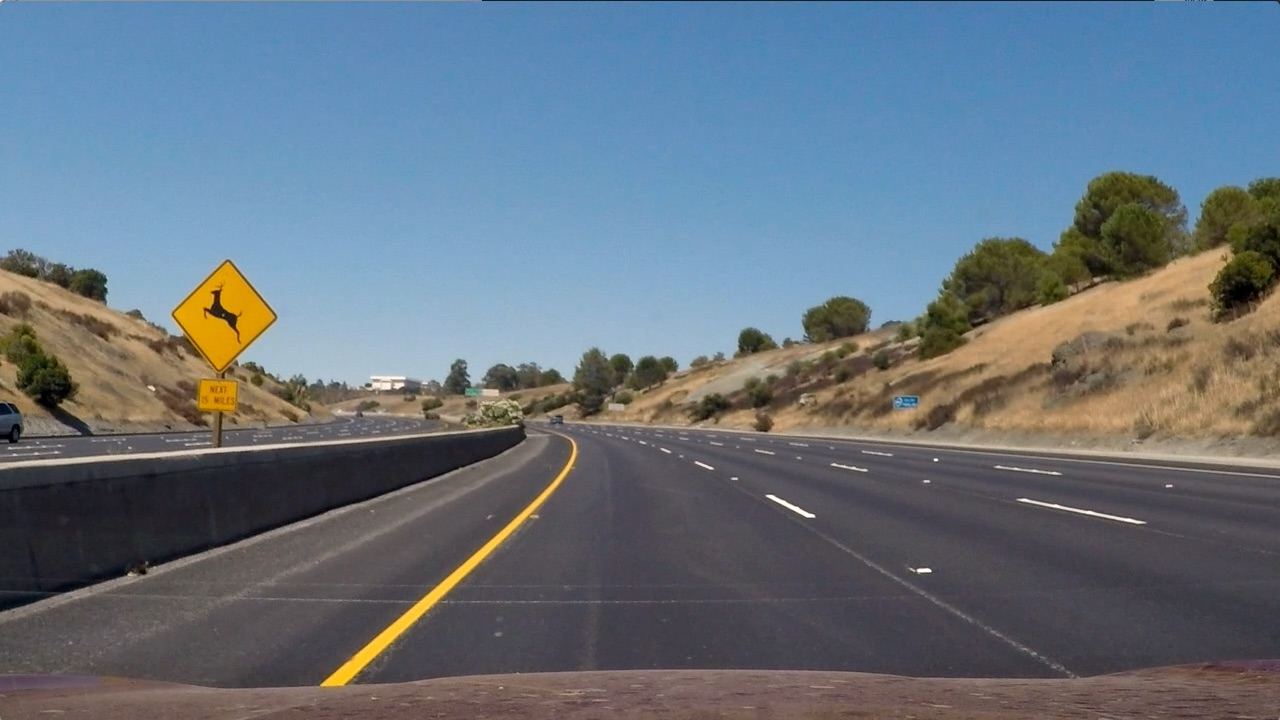
#> input picture test_images/test2.jpg, 1280 x 720 px
$ python lane_finding_pipeline.py   (older library calls are emulated)
#> lines starting #> are read from the running program, lines starting #| are printed output that depends on the picture; after the words box and inside, x2 and y2 are one past the last pixel; in counts of white or black regions, pixels touching at a corner belong together
import numpy as np
import cv2
import glob
import matplotlib.pyplot as plt
import matplotlib.image as mpimg

import collections

# For Displaying/Viewing/Editing video on Ipython console
from moviepy.editor import VideoFileClip
from IPython.display import HTML
import pickle


## Step1. Camera Calibation

import os
calibration_pickle = './camera_cal/calib_data.pkl'
image_dir = 'camera_cal/calibration*.jpg'
def calibrateCamera():
    nx,ny = 9,6
    if os.path.isfile(calibration_pickle):
        with open(calibration_pickle,'rb') as pkl:
#> (reads camera_cal/calib_data.pkl from the repository)
            retflags, mtx, dist, rvecs, tvecs = pickle.load(pkl)
            return retflags, mtx, dist, rvecs, tvecs

    # Prepare object points like (0,0,0), (1,0,0), (2,0,0), ... (8,5,0)
    objp = np.zeros((nx*ny,3),np.float32)
    objp[:,:2] = np.mgrid[0:nx,0:ny].T.reshape(-1,2)

    # Create Lists to store object points and image points from all the images
    objpoints = [] # 3d points of object in real world co-ordinates
    imgpoints = [] # 2d points of projected image in camera co-ordinates

    # Get the list of image files
    images = glob.glob(image_dir)

    for idx, fname in enumerate(images):
        img = cv2.imread(fname)
        gray = cv2.cvtColor(img,cv2.COLOR_BGR2GRAY)

        #Find chessboard corners
        retflags, corners = cv2.findChessboardCorners(gray, (nx, ny), None)

        # If corner found, then add to object and image points
        if retflags == True:
            objpoints.append(objp)
            imgpoints.append(corners)

            # Draw and display the corners
            cv2.drawChessboardCorners(img, (nx,ny), corners, retflags)
            plt.imshow(img)
            plt.show()

    retflags, mtx, dist, rvecs, tvecs = cv2.calibrateCamera(objpoints,imgpoints, (gray.shape[1], gray.shape[0]), None, None)
    with open(calibration_pickle,'wb') as pkl_dump:
        pickle.dump((retflags, mtx, dist, rvecs, tvecs), pkl_dump)

    return retflags, mtx, dist, rvecs, tvecs


def undistort(img, mtx, dist):
    frame_undistorted = cv2.undistort(img, mtx, dist, newCameraMatrix=mtx)
    return frame_undistorted

# Step 1.1 Test Undistortion

ret, mtx, dist, rvecs, tvecs = calibrateCamera()
img = mpimg.imread('test_images/test2.jpg')
#> img is the input picture: shape (720, 1280, 3); mean R, G, B 102.8, 114.6, 125.5
img_undistorted = undistort(img, mtx, dist)
"""
fig,(ax1,ax2) = plt.subplots(1,2,figsize=(24,12))
fig.tight_layout()
ax1.imshow(img)
ax1.set_title('Distorted image', fontsize=20)
ax2.imshow(img_undistorted)
ax2.set_title('Undistorted image',fontsize=20)
plt.show()
"""
# Step 2. Processing Images and finding edges


def equializeThreshGray(img):
    gray = cv2.cvtColor(img,cv2.COLOR_BGR2GRAY)
    eq_gray = cv2.equalizeHist(gray)
    _, thimg = cv2.threshold(eq_gray, thresh=250, maxval= 255, type=cv2.THRESH_BINARY)
    return thimg


def sobelImg(img, thresh_min = 25, thresh_max = 255, sobel_kernel = 11):
    grayImg = cv2.cvtColor(img, cv2.COLOR_BGR2GRAY)
    sobelx = np.absolute(cv2.Sobel(grayImg,cv2.CV_64F,1,0, ksize=sobel_kernel))
    sobely = np.absolute(cv2.Sobel(grayImg,cv2.CV_64F,0,1, ksize=sobel_kernel))
    scaled_sobelx = np.uint16(255*sobelx/np.max(sobelx))
    scaled_sobely = np.uint16(255*sobely/np.max(sobely))
    sobel_sum = scaled_sobelx+0.2*scaled_sobely
    scaled_sobel_sum = np.uint8(255*sobel_sum/np.max(sobel_sum))
    sum_binary = np.zeros_like(scaled_sobel_sum)
    sum_binary[(scaled_sobel_sum >= thresh_min) & (scaled_sobel_sum <= thresh_max)] = 1
    return sum_binary

def sobelMagnitude(img, thresh_min=75, thresh_max=255, sobel_kernel=11):
    grayImg = cv2.cvtColor(img, cv2.COLOR_BGR2GRAY)
    sobelx = np.absolute(cv2.Sobel(grayImg, cv2.CV_64F, 1, 0, ksize=sobel_kernel))
    sobely = np.absolute(cv2.Sobel(grayImg, cv2.CV_64F, 0, 1, ksize=sobel_kernel))
    gradmag = np.sqrt(sobelx**2 + sobely**2)
    scaled_gradmag = np.uint8(255*gradmag/np.max(gradmag))
    gradmag_binary = np.zeros_like(scaled_gradmag)
    gradmag_binary[(scaled_gradmag >= thresh_min) & (scaled_gradmag <= thresh_max)] = 1
    return gradmag_binary


def hsvThres(img, thresh_min , thresh_max ):
    hls = cv2.cvtColor(img, cv2.COLOR_BGR2HLS)
    mask_gt = np.all(hls>thresh_min, axis=2)
    mask_lt = np.all(hls<thresh_max, axis=2)
    hsv_mask = np.logical_and(mask_gt, mask_lt)
    return hsv_mask

# Visualize an example
"""
img = cv2.imread('test_images/test2.jpg')
img = equalizeHist(img)
img_proc = img[:,:,2]+0.5*getSatChannel(img)
img_proc = np.uint8(255*img_proc/np.max(img_proc))
plt.imshow(img_proc, cmap='gray')
plt.show()
"""
# Now make the main image processing pipeline


def binariseImage(img, displayImages=True):
    h, w, c = img.shape
    hls_min, hls_max = ([0,70,70], [50, 255, 255])

    binary_mask = np.zeros((h, w), dtype = np.uint8)
    # First detect yellow lines
    s_mask = hsvThres(img, hls_min,hls_max)

    binary_mask = np.logical_or(binary_mask,s_mask)


    # now detect white lines by thresholding equialised frame

    white_mask = equializeThreshGray(img)
    binary_mask = np.logical_or(binary_mask, white_mask)

    # get sobel max
    sob_min, sob_max = 75, 255
    # Now do a red channel thresholding
    sob_mask = sobelMagnitude(img, thresh_min=75, thresh_max=255, sobel_kernel=9)
    binary_mask = np.logical_or(binary_mask, sob_mask)


    # Now do a simple dilate then erode to fill holes, to keep lines continuous
    kernel = np.ones((5, 5), np.uint8)
    closing = cv2.morphologyEx(binary_mask.astype(np.uint8), cv2.MORPH_CLOSE, kernel)

    print("closing type = %s" %str(closing.dtype))
    if displayImages==True:
        fig, ax = plt.subplots(2, 3,figsize=(15,6))
        fig.tight_layout()
        ax[0, 0].imshow(cv2.cvtColor(img, cv2.COLOR_BGR2RGB))

        ax[0, 0].set_title('input_frame')

        ax[0, 0].set_axis_bgcolor('red')
        ax[0, 1].imshow(white_mask, cmap='gray')


        ax[0, 2].imshow(s_mask, cmap='gray')
        ax[0, 2].set_title('yellow mask')


        ax[1, 0].imshow(sob_mask, cmap='gray')
        ax[1, 0].set_title('sobel mask')


        ax[1, 1].imshow(binary_mask, cmap='gray')
        ax[1, 1].set_title('Final Binary mask')


        ax[1, 2].imshow(closing, cmap='gray')
        ax[1, 2].set_title('after filling')
        plt.show()
    return closing


"""
test_images = glob.glob('test_images/*.jpg')

img = cv2.imread("test_images/test2.jpg")
closed = binariseImage(img, True)
"""
# Perspective Transform

def drawQuadrilateral(img, pts, colour = [255,0,0], thickness=4 ):
    pt1, pt2, pt3, pt4 = pts
    cv2.line(img, tuple(pt1), tuple(pt2), colour, thickness)
    cv2.line(img, tuple(pt2), tuple(pt3), colour, thickness)
    cv2.line(img, tuple(pt3), tuple(pt4), colour, thickness)
    cv2.line(img, tuple(pt4), tuple(pt1), colour, thickness)


def perspectiveTransform(img, displayImages=True, showQuad=True):
    h,w = img.shape[:2]
    src_pts = np.float32([[0, h-30],[w,h-30],[540,450],[750,450]])
    dst_pts = np.float32([[0,h],[w,h],[0,0],[w,0]])
    M = cv2.getPerspectiveTransform(src_pts, dst_pts)
    Minv = cv2.getPerspectiveTransform(dst_pts,src_pts)
    warped_img = cv2.warpPerspective(img, M, (w,h), flags = cv2.INTER_LINEAR)


    if displayImages==True:
        fig, (ax1,ax2) = plt.subplots(1,2,figsize=(15,9))
        fig.tight_layout()
        ax1.imshow(img, cmap='gray')
        ax1.set_title(" original image")
        for pt in src_pts:
            ax1.plot(*pt,'.')
        ax2.imshow(warped_img, cmap='gray')
        ax2.set_title(" warped image- bird'seye view")
        for pt in dst_pts:
            ax2.plot(*pt,'.')
        plt.show()
    return warped_img, M, Minv


# show result on test images
# for test_img in glob.glob('test_images/*.jpg'):
test_img = "test_images/test4.jpg"
img = cv2.imread(test_img)
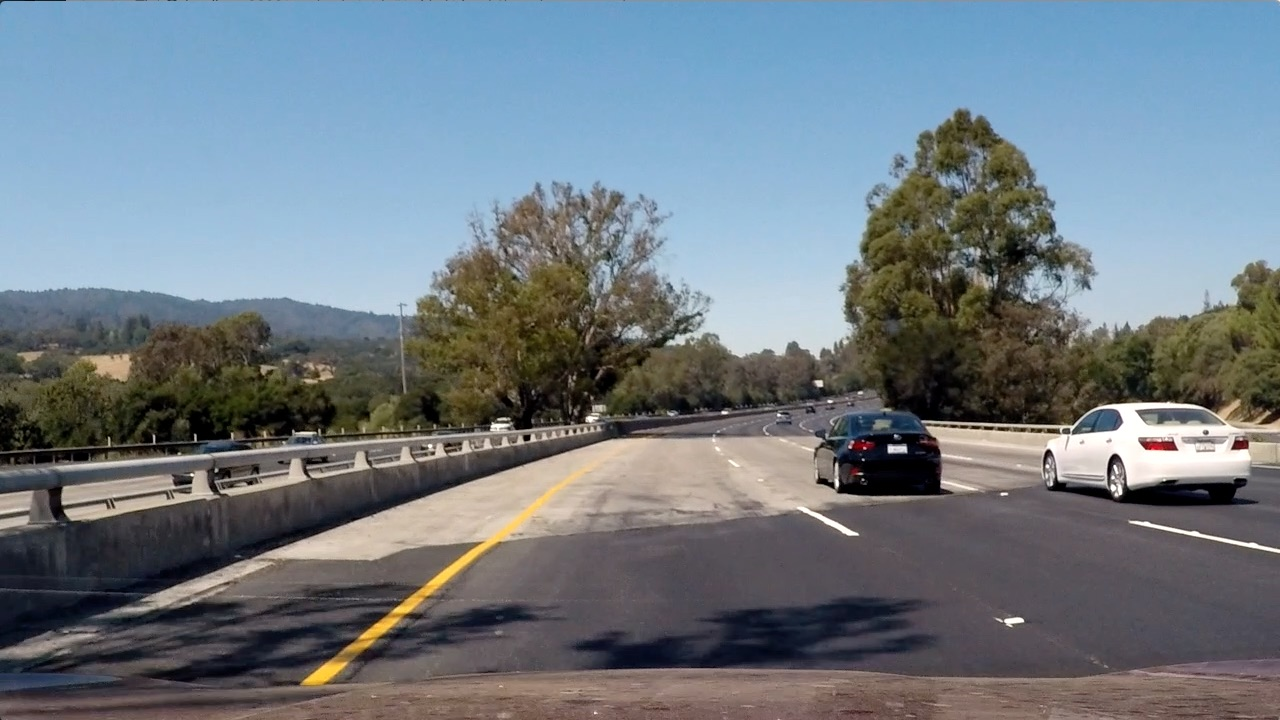
#> input picture test_images/test4.jpg, 1280 x 720 px
#> img is the input picture: shape (720, 1280, 3); mean B, G, R 130.9, 122.7, 112.2
img_undistorted = undistort(img, mtx, dist)
img_binary = binariseImage(img_undistorted,False)
#> in hsvThres, `hls = cv2.cvtColor(img, cv2.COLOR_BGR2HLS)`: hls: shape (720, 1280, 3); mean of channels 0, 1, 2 81.3, 121.7, 71
#> in hsvThres, `mask_gt = np.all(hls>thresh_min, axis=2)`:
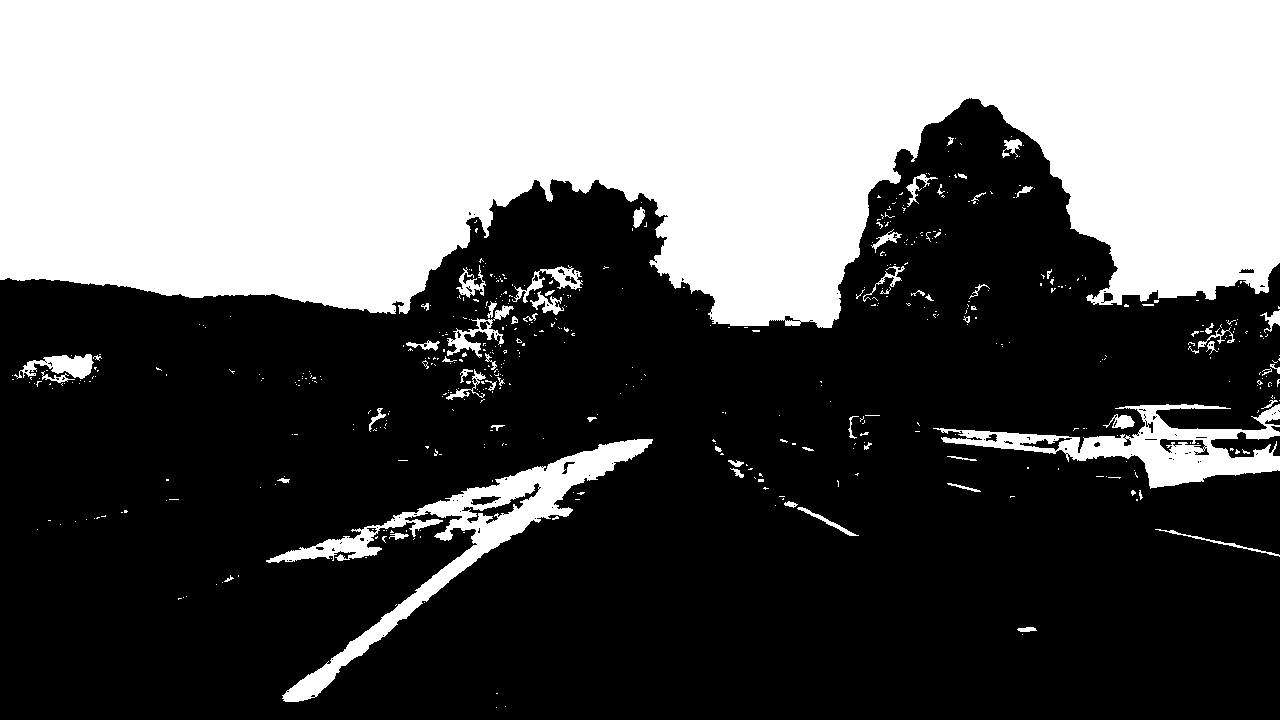
#> mask_gt: shape (720, 1280) bool; 38.8% white; 523 white regions (454 under 20 px), largest, box (x1, y1, x2, y2) and area: (0, 0, 1280, 328) 324966, (266, 439, 653, 702) 13822, (933, 404, 1280, 489) 9542
#> in hsvThres, `mask_lt = np.all(hls<thresh_max, axis=2)`: mask_lt: shape (720, 1280) bool; 34.7% white; 154 white regions (134 under 20 px), largest, box (x1, y1, x2, y2) and area: (0, 102, 1280, 720) 314093, (1148, 525, 1280, 562) 1237, (56, 684, 138, 705) 815
#> in hsvThres, `hsv_mask = np.logical_and(mask_gt, mask_lt)`: hsv_mask: shape (720, 1280) bool; 3% white; 621 white regions (554 under 20 px), largest, box (x1, y1, x2, y2) and area: (266, 439, 653, 702) 13487, (933, 428, 1149, 461) 2382, (1148, 459, 1280, 489) 1333
#> in equializeThreshGray, `eq_gray = cv2.equalizeHist(gray)`:
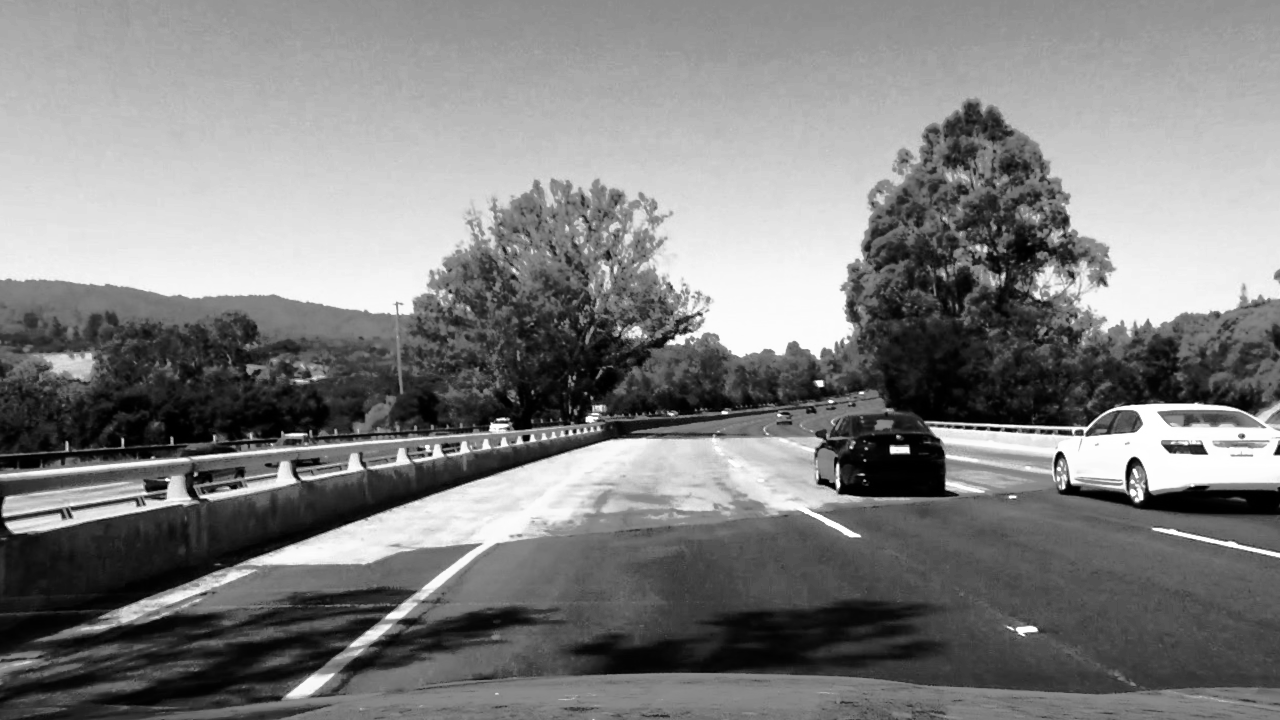
#> eq_gray: shape (720, 1280); min 0, max 255, mean 127.8
#> in equializeThreshGray, `_, thimg = cv2.threshold(eq_gray, thresh=250, maxval= 255, type=cv2.TH..`: thimg: shape (720, 1280); 1.8% white; 164 white regions (143 under 20 px), largest, box (x1, y1, x2, y2) and area: (943, 404, 1280, 490) 9715, (706, 302, 848, 359) 4744, (1154, 529, 1280, 557) 381
#> in binariseImage, `binary_mask = np.logical_or(binary_mask, white_mask)`: binary_mask: shape (720, 1280) bool; 4.2% white; 527 white regions (459 under 20 px), largest, box (x1, y1, x2, y2) and area: (266, 439, 653, 702) 13555, (933, 404, 1280, 490) 11217, (706, 302, 848, 359) 4744
#> in binariseImage, `sob_mask = sobelMagnitude(img, thresh_min=75, thresh_max=255, sobel_ke..`: sob_mask: shape (720, 1280); values 0 (black) and 1 (white), 3.4% white; 508 white regions (357 under 20 px), largest, box (x1, y1, x2, y2) and area: (923, 400, 1280, 495) 3718, (98, 435, 754, 617) 2566, (1053, 449, 1278, 505) 1562
#> in binariseImage, `binary_mask = np.logical_or(binary_mask, sob_mask)`: binary_mask: shape (720, 1280) bool; 7.3% white; 856 white regions (685 under 20 px), largest, box (x1, y1, x2, y2) and area: (923, 400, 1280, 505) 16573, (98, 435, 754, 703) 16458, (697, 294, 857, 361) 5407
#> in binariseImage, `closing = cv2.morphologyEx(binary_mask.astype(np.uint8), cv2.MORPH_CLO..`: closing: shape (720, 1280); values 0 (black) and 1 (white), 8.9% white; 353 white regions (249 under 20 px), largest, box (x1, y1, x2, y2) and area: (816, 395, 1280, 516) 20686, (98, 407, 754, 703) 19902, (0, 395, 607, 536) 13568
#| closing type = uint8
img_birdeye, M, Minv = perspectiveTransform(img_undistorted, True)
#> in perspectiveTransform, `warped_img = cv2.warpPerspective(img, M, (w,h), flags = cv2.INTER_LINE..`:
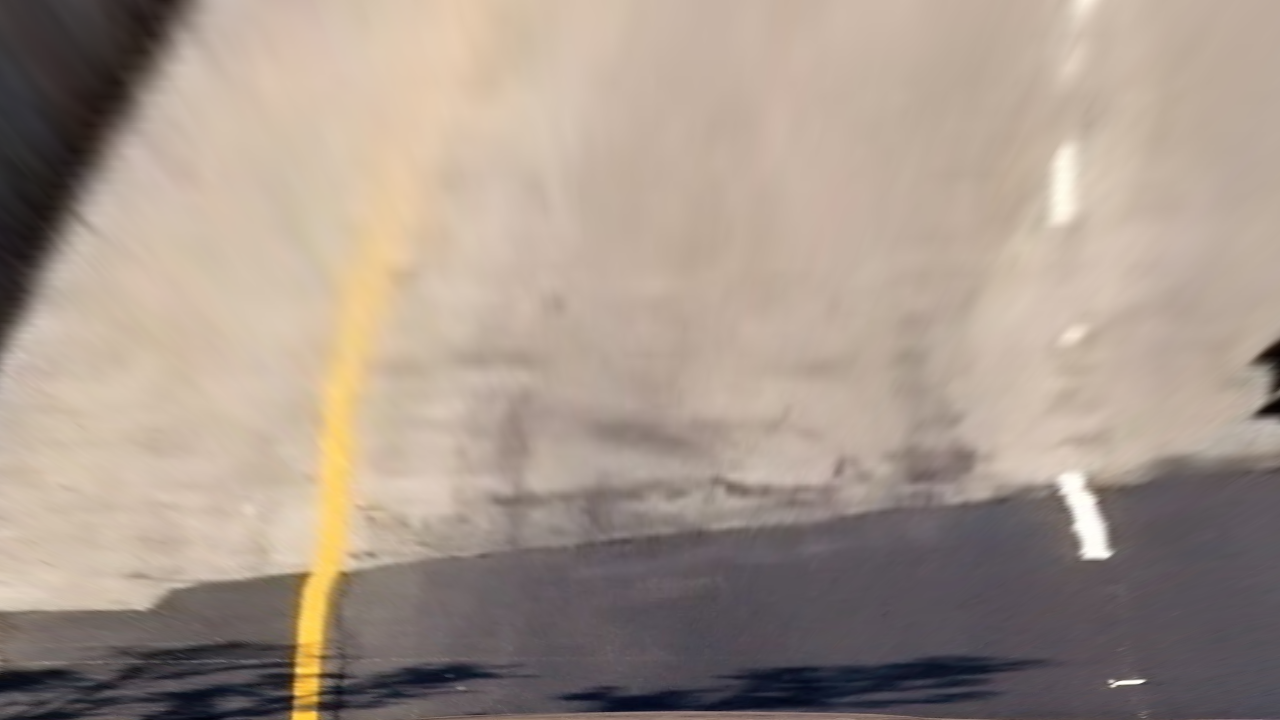
#> warped_img: shape (720, 1280, 3); mean B, G, R 139.2, 150.7, 165.6
#> (the run stopped early here; a loop or call above may not have finished)
